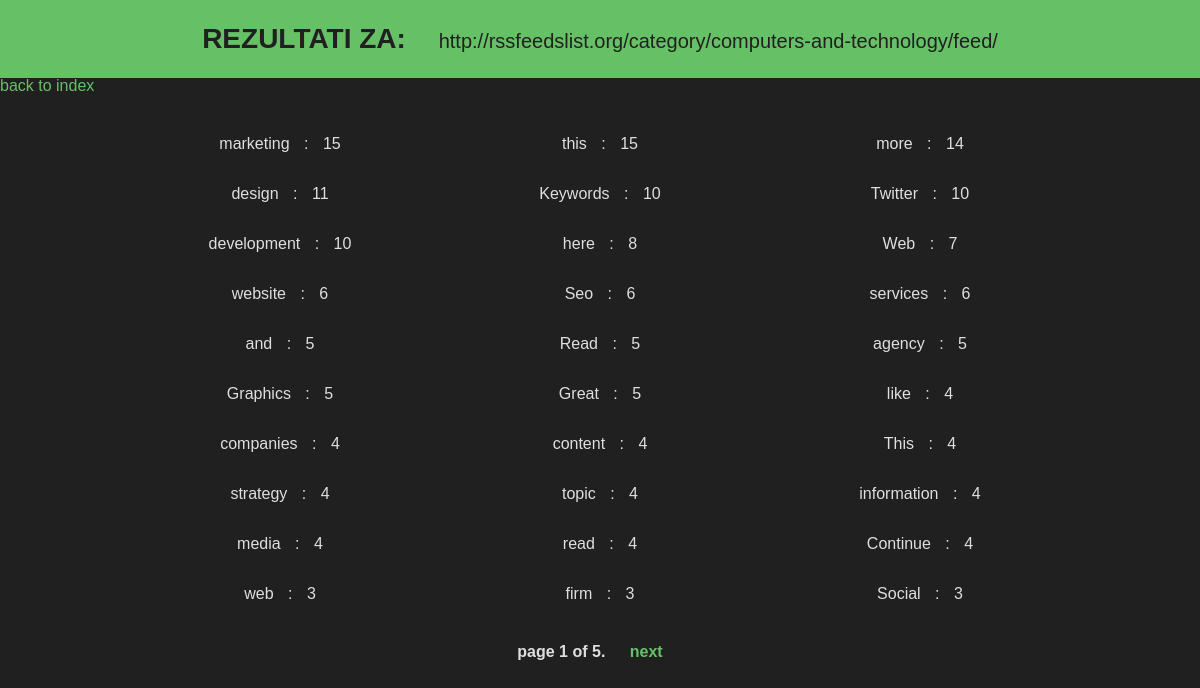
The page /zadatak/1/ on the database as committed earlier.
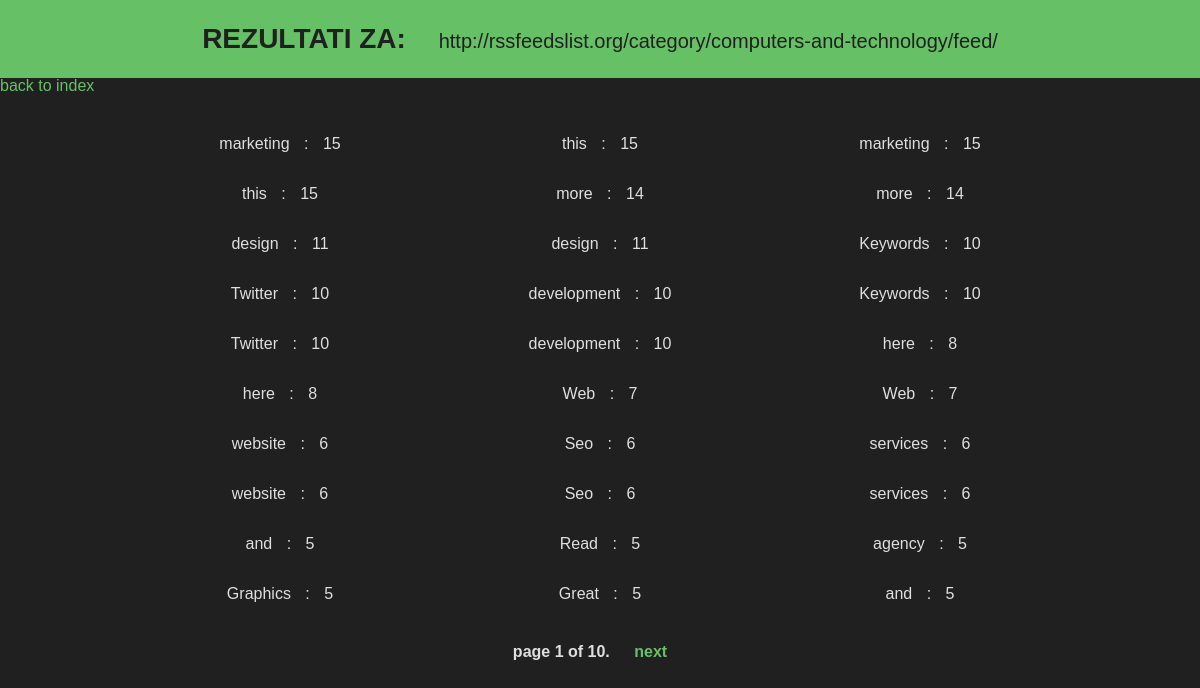
The same page on the database as committed later.
### zadatak/models.py (models this page shows, shortened)
class WordCount(models.Model):
	url = models.ForeignKey(Url)
	word = models.ForeignKey(Words)
	total = models.IntegerField(default=0)

class Words(models.Model):
	url = models.ForeignKey(Url)
	word = models.CharField(max_length=100, primary_key=True)
	def __unicode__(self):
		return self.word

### zadatak/views.py (the view)
# urls.py: url(r'^(?P<url_id>\d+)/$', views.details, name='details'),
def details(request, url_id):
	data = WordCount.objects.filter(url_id=url_id).order_by('-total')
	value = Url.objects.get(pk=url_id)
	paginator = Paginator(data, 30)
	page = request.GET.get('page')
	try:
		data = paginator.page(page)
	except PageNotAnInteger:
		data = paginator.page(1)
	except EmptyPage:
		data = paginator.page(paginator.num_pages)
	context = {"data": data, "value": value.url_data}
	return render_to_response('zadatak/details.html', context)

### zadatak/templates/zadatak/details.html (shortened to what this page needs)
<html>
<head>
	{% load staticfiles %}
		<link <link rel="stylesheet" type="text/css" href="{% static 'zadatak/style.css' %}" />
</head>
<body id="details-page">
	<h2>Rezultati za: <span>{{ value }}</span></h2>
	<a id="back" href="{% url 'zadatak:index' %}">back to index</a>
	<div id="details-wrapper">
		<ul>
		{% for x in data %}
			<li><label>{{ x.word }}</label> : <span>{{ x.total }}</span></li>
		{% endfor %}
		</ul>
	</div>
	<div class="pagination">
		<span class="step-links">
			<span class="current">
				page {{ data.number }} of {{ data.paginator.num_pages }}.
			</span>
			{% if data.has_next %}
				<a href="?page={{ data.next_page_number }}">next</a>
			{% endif %}
		</span>
	</div>
</body>
</html>

Rows that differ between the two databases and show on the page:
no longer on this page (row unchanged): WordCount: word "like", total "4"
no longer on this page (row unchanged): WordCount: word "companies", total "4"
no longer on this page (row unchanged): WordCount: word "content", total "4"
no longer on this page (row unchanged): WordCount: word "This", total "4"
no longer on this page (row unchanged): WordCount: word "strategy", total "4"
no longer on this page (row unchanged): WordCount: word "topic", total "4"
no longer on this page (row unchanged): WordCount: word "information", total "4"
no longer on this page (row unchanged): WordCount: word "media", total "4"
no longer on this page (row unchanged): WordCount: word "read", total "4"
no longer on this page (row unchanged): WordCount: word "Continue", total "4"
no longer on this page (row unchanged): WordCount: word "web", total "3"
no longer on this page (row unchanged): WordCount: word "firm", total "3"
no longer on this page (row unchanged): WordCount: word "Social", total "3"
added WordCount: word "marketing", total "15"
added WordCount: word "this", total "15"
added WordCount: word "more", total "14"
added WordCount: word "design", total "11"
added WordCount: word "Keywords", total "10"
added WordCount: word "Twitter", total "10"
added WordCount: word "development", total "10"
added WordCount: word "here", total "8"
added WordCount: word "Web", total "7"
added WordCount: word "website", total "6"
added WordCount: word "Seo", total "6"
added WordCount: word "services", total "6"
added WordCount: word "and", total "5"
Other text that changed with them:
{{ data.paginator.num_pages }}: "5" → "10"
